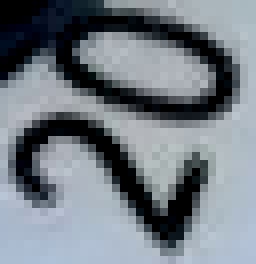
#> input picture mipcat/resources/template_20.png, 32 x 33 px (shown 8 times larger)
$ python -i mouthpiece_process.py   (imports and definitions only)
#> lines starting #> are read from the running program, lines starting #| are printed output that depends on the picture
#!/usr/bin/python
# -*- coding: utf-8 -*-

"""
    Processing of video of the mouthpiece scale

    This file is meant to be used with the 'opencv-contrib' environment

    Runs a color-based processing of the reed mouthpiece video.
    Needs a configuration input in json format
"""

import os
import argparse
import json
import traceback
import numpy as np
import scipy.signal as sig
import cv2
from tqdm import tqdm


def length(x):
    return np.sqrt((x[2]-x[0])**2+(x[3]-x[1])**2)


def angle(x):
    return np.arctan(-(x[3]-x[1])/(x[2]-x[0]))/np.pi*180


def swap_rect_dims(rect):
    return np.array([rect[1], rect[0], rect[3], rect[2]])


class FrameProcessor(object):
    def __init__(self, config_file=None,
                 video_file=None, pos=0,
                 progress=False):

        self.progress = progress
        self.min_area = 200

        self.lower_color = np.array([0,0,0])
        self.upper_color = np.array([179,255,255])
        self.fill_closure_rad = 1

        if video_file:
            self.set_video_source(video_file, from_time=pos)
        else:
            return
        if config_file is not None:
            try:
                self.read_config(config_file)
            except Exception:
                traceback.print_exc()

        else:
            return

        self.has_hsv_config = False

        #self.process()


    # [25 lines left out: functions read_config, _config, config_to_json, not called in this run]

    def set_color_range(self, jsc):
        self.lower_color = np.array([jsc[x]['min'] for x in ['hue','saturation','value']])
        self.upper_color = np.array([jsc[x]['max'] for x in ['hue','saturation','value']])

    def color_convert(self):
        # convert to HSV
        hsv = cv2.cvtColor(self.img,cv2.COLOR_BGR2HSV)
        self.hsv = hsv
        # find regions of appropriate color
        if self.lower_color[0] <= self.upper_color[0]:
            mask = cv2.inRange(hsv, self.lower_color, self.upper_color)
        else:
            lc = self.lower_color.copy()
            uc = self.upper_color.copy()
            lc[0] = self.upper_color[0]
            uc[0] = 179
            mask1 = cv2.inRange(hsv,lc,uc)
            lc[0] = 0
            uc[0] = self.lower_color[0]
            mask2 = cv2.inRange(hsv,lc,uc)
            mask = cv2.bitwise_or(mask1,mask2)
        self.green_mask = mask

    # [132 lines left out: functions find_nearest_blob, find_green_strip, crop_strip, measure, set_video_source, get_frame and 2 more, not called in this run]

    def roi_results(self):
        return self.roi_img_prev


    def process(self, img):
        if img is None:
            self.img = self.get_frame()
        else:
            self.img = img
        self.color_convert()
        self.find_green_strip()

        self.measure()

    # [52 lines left out: functions run, to_json, argument_parse, not called in this run]


# [28 lines not run here, left out]

>>> import cv2
>>> picture = cv2.imread('../../mipcat/resources/template_20.png', cv2.IMREAD_GRAYSCALE)
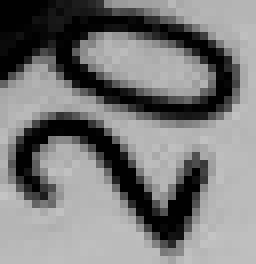
#> picture: shape (33, 32) (shown 8 times larger); min 0, max 195, mean 122.4
>>> result = FrameProcessor().process(picture)
#> (the run stopped early here; a loop or call above may not have finished)

$ run again, on mipcat/resources/template_25.png
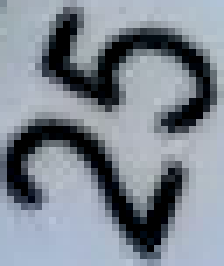
#> input picture mipcat/resources/template_25.png, 32 x 38 px (shown 7 times larger)
#> `picture = cv2.imread('../../mipcat/resources/template_20.png', cv2.IMR..`:
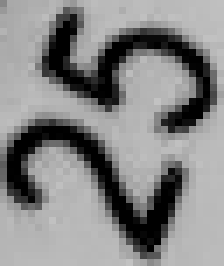
#> picture: shape (38, 32) (shown 7 times larger); min 0, max 194, mean 134.2

$ run again, on mipcat/resources/template_30.png
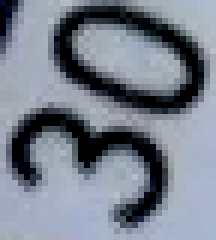
#> input picture mipcat/resources/template_30.png, 36 x 40 px (shown 6 times larger)
#> `picture = cv2.imread('../../mipcat/resources/template_20.png', cv2.IMR..`:
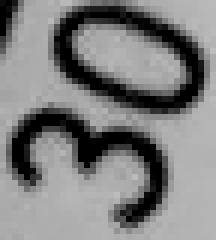
#> picture: shape (40, 36) (shown 6 times larger); min 0, max 189, mean 126.6
